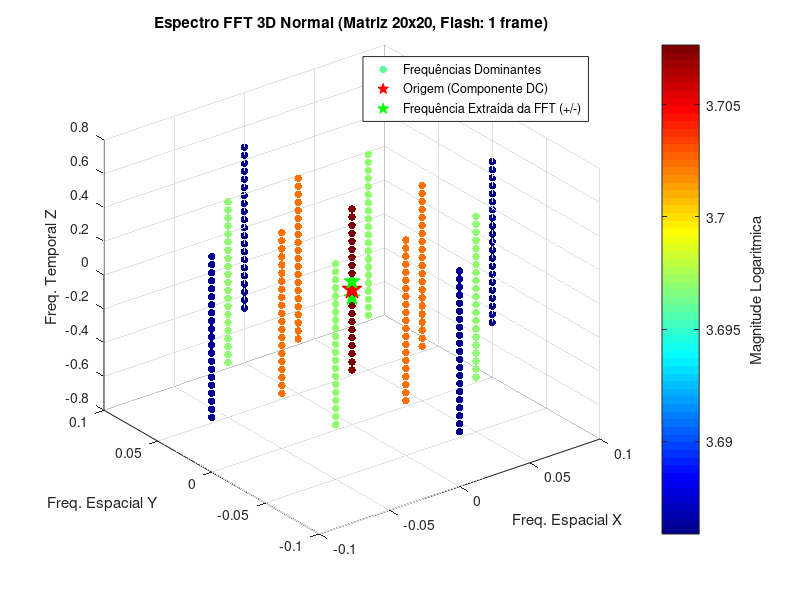

Write MATLAB code to recreate this figure.
% -------------------------------------------------------------------------
% GERADOR SINTÉTICO E FFT 3D PARA ANÁLISE MATEMÁTICA
% -------------------------------------------------------------------------
% Este script cria um vídeo matemático puro na memória.
% Permite testar matrizes de qualquer dimensão (pares ou ímpares)
% e analisar o pico luminoso (FFT 3D) isolado de arquivos MP4/MKV.
% -------------------------------------------------------------------------

% -------------------------------------------------------------------------
% 1. PARÂMETROS DO "VÍDEO" (Modifique as variáveis abaixo)
% -------------------------------------------------------------------------
dim_altura = 20;             % Altura da imagem em pixels (Ny)
dim_largura = 20;            % Largura da imagem em pixels (Nx)

% Padrão de um ciclo único (Ex: Y pretos, Z brancos, W pretos)
frames_pretos_inicio = 20;   % Quantos frames TOTALMENTE PRETOS rodam antes do flash
frames_brancos = 1;         % Quantos frames o centro ficará ACESO (Branco)
frames_pretos_fim = 0;      % Quantos frames TOTALMENTE PRETOS rodam depois do flash

% Repetição
ciclos_totais = 5;          % Quantas vezes esse padrão inteiro vai se repetir (X)

% Visualização
mostrar_frames_gerados = false; % Mude para false se não quiser ver a janela de preview dos frames

% -------------------------------------------------------------------------
% 2. GERAÇÃO DA MATRIZ DO VÍDEO (CÍCLICA)
% -------------------------------------------------------------------------
frames_por_ciclo = frames_pretos_inicio + frames_brancos + frames_pretos_fim;
total_frames = frames_por_ciclo * ciclos_totais;

disp(['Criando matriz sintetica ', num2str(dim_altura), 'x', num2str(dim_largura), ...
      ' com ', num2str(total_frames), ' frames totais (', num2str(ciclos_totais), ' ciclos)...']);

% Inicializa tudo preto (tudo zero)
video_3d = zeros(dim_altura, dim_largura, total_frames);

% Calcula os índices do centro (1 pixel se ímpar, 4 pixels se par)
if mod(dim_altura, 2) == 0
    y_idx = [dim_altura/2, dim_altura/2 + 1];
else
    y_idx = ceil(dim_altura/2);
end

if mod(dim_largura, 2) == 0
    x_idx = [dim_largura/2, dim_largura/2 + 1];
else
    x_idx = ceil(dim_largura/2);
end

% Acende o(s) pixel(s) central(is) nos frames especificados repetindo por cada ciclo
for ciclo = 1:ciclos_totais
    % Calcula onde o ciclo atual começa no tempo global
    offset_ciclo = (ciclo - 1) * frames_por_ciclo;
    
    inicio_do_flash = offset_ciclo + frames_pretos_inicio + 1;
    fim_do_flash = inicio_do_flash + frames_brancos - 1;

    for t = inicio_do_flash : fim_do_flash
        video_3d(y_idx, x_idx, t) = 255; % Valor máximo de brilho (Branco)
    end
end

disp(['Luz central pulsou ', num2str(ciclos_totais), ' vezes.']);

% -------------------------------------------------------------------------
% 2.5 VISUALIZAÇÃO DA LISTA DE FRAMES GERADOS
% -------------------------------------------------------------------------
if mostrar_frames_gerados
    disp('Gerando preview dos frames (pode demorar um instante se houver muitos)...');
    figure('Name', 'Lista de Frames Gerados', 'Position', [50, 50, 1000, 800]);
    
    % Calcula quantas linhas e colunas precisamos para o mosaico (máximo 10 colunas)
    colunas_mosaic = min(10, total_frames);
    linhas_mosaic = ceil(total_frames / colunas_mosaic);
    
    for f = 1:total_frames
        subplot(linhas_mosaic, colunas_mosaic, f);
        
        % Mostra o frame em preto (0) e branco (255)
        imshow(video_3d(:,:,f), [0 255]); 
        
        % Coloca o número do frame bem pequeno embaixo
        title(num2str(f), 'FontSize', 8);
    end
    drawnow;
end

% -------------------------------------------------------------------------
% 3. CÁLCULO DA FFT 3D NORMAL (Com Shift e Log)
% -------------------------------------------------------------------------
disp('Calculando a FFT 3D...');
fft_result = fftn(video_3d);

% Análise Normal: Com fftshift (origem no centro) e log (escala logarítmica)
fft_shifted = fftshift(fft_result);
magnitude = abs(fft_shifted);
magnitude_log = log10(1 + magnitude);

% -------------------------------------------------------------------------
% 4. GERAÇÃO DO GRÁFICO 3D
% -------------------------------------------------------------------------
disp('Preparando o gráfico 3D...');

% Eixos normalizados e centralizados da FFT (bins reais calculados de acordo com N par ou ímpar)
if mod(dim_altura, 2) == 0, fy = (-dim_altura/2 : dim_altura/2 - 1) / dim_altura; else, fy = (-(dim_altura-1)/2 : (dim_altura-1)/2) / dim_altura; end
if mod(dim_largura, 2) == 0, fx = (-dim_largura/2 : dim_largura/2 - 1) / dim_largura; else, fx = (-(dim_largura-1)/2 : (dim_largura-1)/2) / dim_largura; end
if mod(total_frames, 2) == 0, ft = (-total_frames/2 : total_frames/2 - 1) / total_frames; else, ft = (-(total_frames-1)/2 : (total_frames-1)/2) / total_frames; end

[X, Y, T] = meshgrid(fx, fy, ft); 

% Coleta apenas os pontos dominantes em escala log
threshold = prctile(magnitude_log(:), 99);
idx = find(magnitude_log > threshold);

% =========================================================================
% EXTRAÇÃO DA FREQUÊNCIA A PARTIR DOS DADOS DA FFT
% =========================================================================
% Achata os eixos espaciais (tira a média) para avaliar onde há picos puramente no eixo do tempo (Z)
espectro_tempo = squeeze(mean(mean(magnitude, 1), 2));

% Em matrizes matematicamente tão puras e curtas, a ladeira da componente DC (Frequência Zero)
% escorre maciçamente para os lados (Vazamento Espectral). Para não detectar
% um ponto na ladeira da DC ao invés do próprio pico de frequência que buscamos,
% nós filtramos o vetor ignorando ladeiras e salvando APENAS Picos Locais (Topos de morro):
picos = zeros(size(espectro_tempo));

% Se for um sinal no limite temporal de Nyquist (ex: 1 frame preto, 1 branco repetindo),
% O harmônico verdadeiro estará literalmente colado na borda absoluta da matriz.
% Avaliamos as subidas com >= para permitir ombros planos na resolução discreta.
for i = 1:length(espectro_tempo)
    % Verifica vizinho da esquerda (se existir)
    maior_esq = (i == 1) || (espectro_tempo(i) >= espectro_tempo(i-1));
    % Verifica vizinho da direita (se existir)
    maior_dir = (i == length(espectro_tempo)) || (espectro_tempo(i) >= espectro_tempo(i+1));
    
    if maior_esq && maior_dir
        picos(i) = espectro_tempo(i);
    end
end

% A Frequência Zero também é um pico gigante. Achamos o índice matematicamente exato dela (0 Hz)
% CUIDADO: Valores em ponto flutuante na criação do vetor podem não ser exatamente 0.000...
% Buscamos o índice mais próximo de zero por diferença absoluta.
[~, idx_dc] = min(abs(ft));
picos(idx_dc) = 0; % Zeramos o pico DC absoluto do nosso vetor de busca

% Em matrizes pares, o zero da FFT não fica no centro exato matemático, 
% então por segurança zeramos também os 2 vizinhos contíguos do topo DC
picos(idx_dc + 1) = 0;
picos(max(1, idx_dc - 1)) = 0;

% O próximo maior pico de energia restante é garantidamente a nossa Frequência Fundamental.
% IMPORTANTE: Em vídeos sintéticos "puros" de flashes muito curtos (1 frame), os harmônicos 
% gerados na FFT podem ter todos a mesmíssima energia máxima. A função max() comum traria 
% apenas o "primeiro" vetor (a frequência mais negativa e errada).
[val_max, ~] = max(picos);

% Encontramos todos os picos de energia que empatam no máximo (tolerância de precisão float)
idx_empatados = find(picos >= val_max * 0.999);

% Dentre os picos de energia máxima, a Frequência Fundamental é obrigatóriamente a mais próxima do Zero!
[~, i_min] = min(abs(ft(idx_empatados)));
loc_max = idx_empatados(i_min);

% Associa o índice encontrado ao valor real da frequência convertendo pro eixo centralizado (ft)
freq_fft_encontrada = abs(ft(loc_max)); 
% =========================================================================

figure('Name', 'Gerador Sintetico - FFT 3D Normal', 'Position', [150, 150, 800, 600]);

scatter3(X(idx), Y(idx), T(idx), 30, magnitude_log(idx), 'filled');
xlabel('Freq. Espacial X');
ylabel('Freq. Espacial Y');
zlabel('Freq. Temporal Z');
title(['Espectro FFT 3D Normal (Matriz ', num2str(dim_altura), 'x', num2str(dim_largura),...
       ', Flash: ', num2str(frames_brancos), ' frame)']);
colormap('jet');
c = colorbar;
ylabel(c, 'Magnitude Logaritmica');
grid on;

% Realça a origem DC Normal (Com Shift) na posição (0,0,0)
hold on;
plot3(0, 0, 0, 'rp', 'MarkerSize', 15, 'MarkerFaceColor', 'r');

% Destaca a Frequência Fundamental (Descoberta cegamente pela FFT) no eixo do Tempo
plot3(0, 0, freq_fft_encontrada, 'gp', 'MarkerSize', 12, 'MarkerFaceColor', 'g');
plot3(0, 0, -freq_fft_encontrada, 'gp', 'MarkerSize', 12, 'MarkerFaceColor', 'g');

legend('Frequências Dominantes', 'Origem (Componente DC)', 'Frequência Extraída da FFT (+/-)');
hold off;

disp('-------------------------------------------------------------------------');
disp('ANÁLISE DE FREQUÊNCIA:');
disp([' A taxa de repeticao configurada no video foi de 1 flash a cada ', num2str(frames_por_ciclo), ' frames.']);
disp([' Matematicamente, a frequencia temporal real esperada seria de: 1 / ', num2str(frames_por_ciclo), ' = ', num2str(1/frames_por_ciclo, '%.4f'), ' (Normalizada).']);
disp(' ');
disp([' ----> Frequencia Fundamental EXTRAIDA CEGAMENTE PELA FFT: ', num2str(freq_fft_encontrada, '%.4f')]);
disp(' ');

if abs(freq_fft_encontrada - (1/frames_por_ciclo)) < 1e-4
    disp(' SUCESSO! A Transformada de Fourier reconstruiu os ciclos do seu');
    disp(' vídeo puramente lendo os picos de energia e acertou em cheio a Frequencia!');
else
    disp(' ALERTA: A FFT detectou uma frequencia proxima. (Discrepancia minima gerada pela resolucao finita de blocos de tempo).');
end

disp(' ');
disp(' Verifique no grafico 3D: as ESTRELAS VERDES correspondem ao pico exato Detectado/Extraido pela FFT!');
disp('-------------------------------------------------------------------------');

disp('Processo finalizado com sucesso! Pressione "Enter" no terminal para fechar e sair.');
pause;
